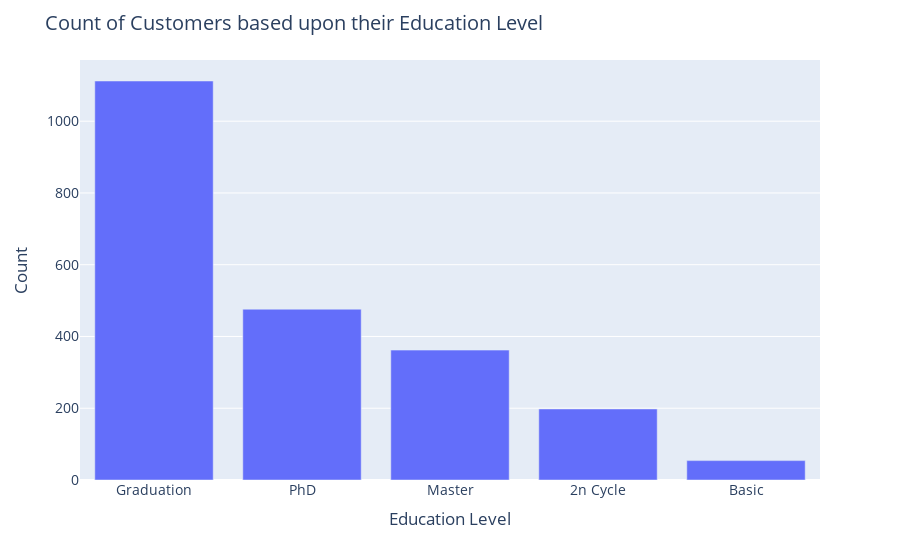

This figure's notebook cell:
### Markdown cell above
### Education Level

### Code cell
education = df.Education.value_counts()

fig = px.bar(x=education.index, y=education.values)

fig.update_traces(
    hovertemplate='Education Level: %{x}<br>Count: %{y}',)

fig.update_layout(
    xaxis_title="Education Level",
    yaxis_title="Count",
    title="Count of Customers based upon their Education Level",
    showlegend=False,
    font=dict(size=14)
)

fig.show()

### Figure 1 — Plotly figure (JSON) as saved in the notebook; plotly's stock layout.template omitted (floating-point values rounded to 4 significant figures)
{"data": [{"alignmentgroup": "True", "hovertemplate": "Education Level: %{x}<br>Count: %{y}", "legendgroup": "", "marker": {"color": "#636efa", "pattern": {"shape": ""}}, "name": "", "offsetgroup": "", "orientation": "v", "showlegend": false, "textposition": "auto", "type": "bar", "x": ["Graduation", "PhD", "Master", "2n Cycle", "Basic"], "xaxis": "x", "y": [1112, 476, 362, 198, 54], "yaxis": "y"}], "layout": {"barmode": "relative", "font": {"size": 14}, "legend": {"tracegroupgap": 0}, "margin": {"t": 60}, "showlegend": false, "title": {"text": "Count of Customers based upon their Education Level"}, "xaxis": {"anchor": "y", "domain": [0, 1], "title": {"text": "Education Level"}}, "yaxis": {"anchor": "x", "domain": [0, 1], "title": {"text": "Count"}}}}
